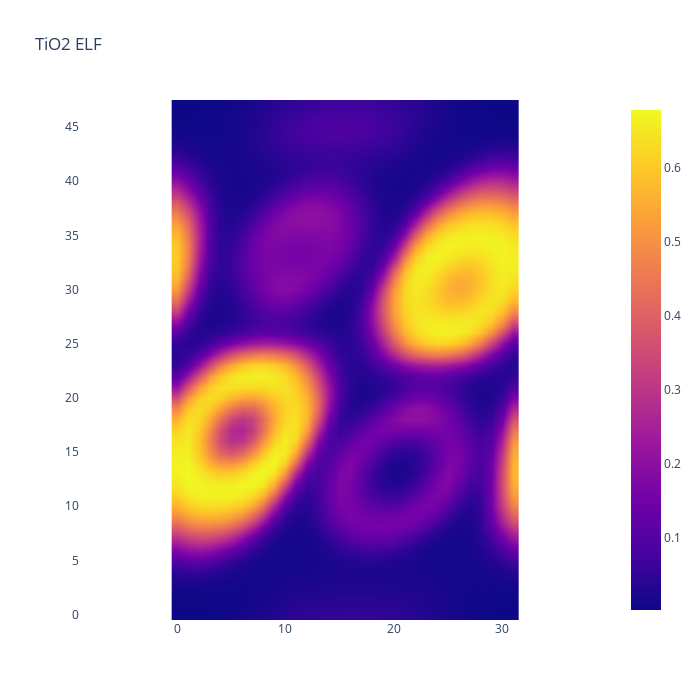

The notebook cell saved with this chart:
### Code cell
fig = go.Figure(data =
    go.Heatmap(
        z=np.transpose(Z),
        zsmooth='best'))

fig.update_layout(yaxis=dict(scaleanchor="x", scaleratio=1), 
                  title_text=formula+' ELF', 
                  plot_bgcolor='rgb(255,255,255)',
                  width=700,
                  height=700)
fig.show()

### Figure 1 — Plotly figure (JSON) as saved in the notebook; plotly's stock layout.template omitted (floating-point values rounded to 4 significant figures; data arrays with more than 128 entries replaced by an {"elided": "..."} marker saying what was removed)
{"data": [{"type": "heatmap", "z": {"elided": "48x32 float values"}, "zsmooth": "best"}], "layout": {"height": 700, "plot_bgcolor": "rgb(255,255,255)", "title": {"text": "TiO2 ELF"}, "width": 700, "yaxis": {"scaleanchor": "x", "scaleratio": 1}}}
